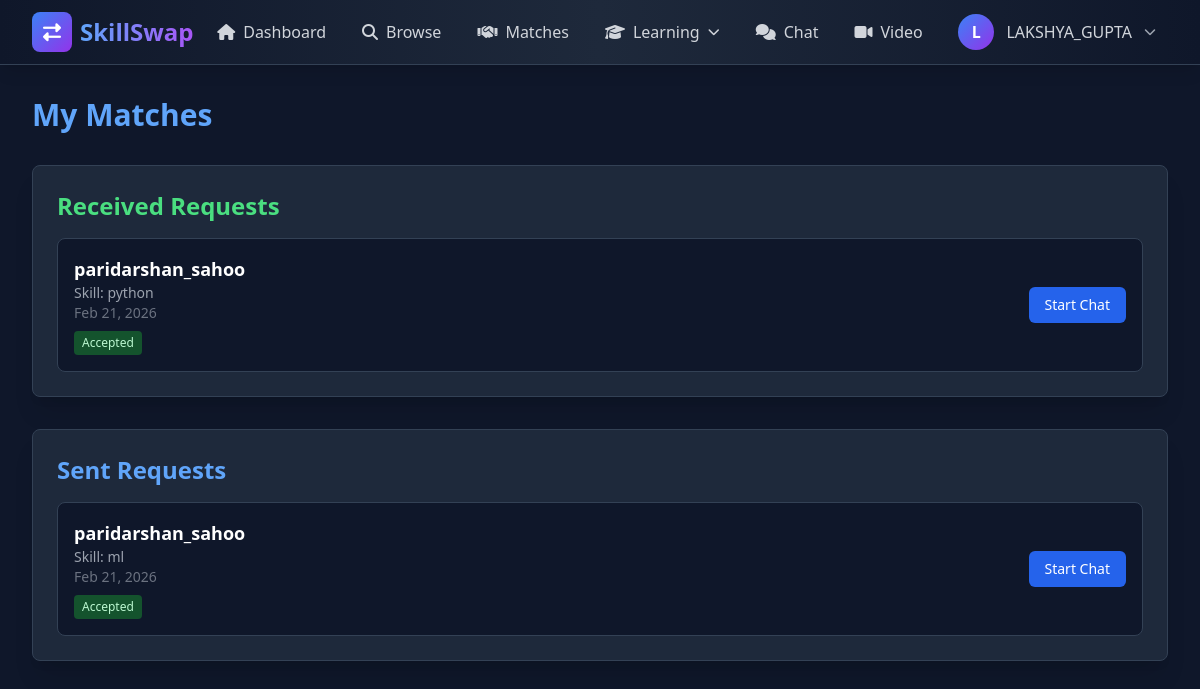
The app's page /dashboard/matches/ (signed in), older data.
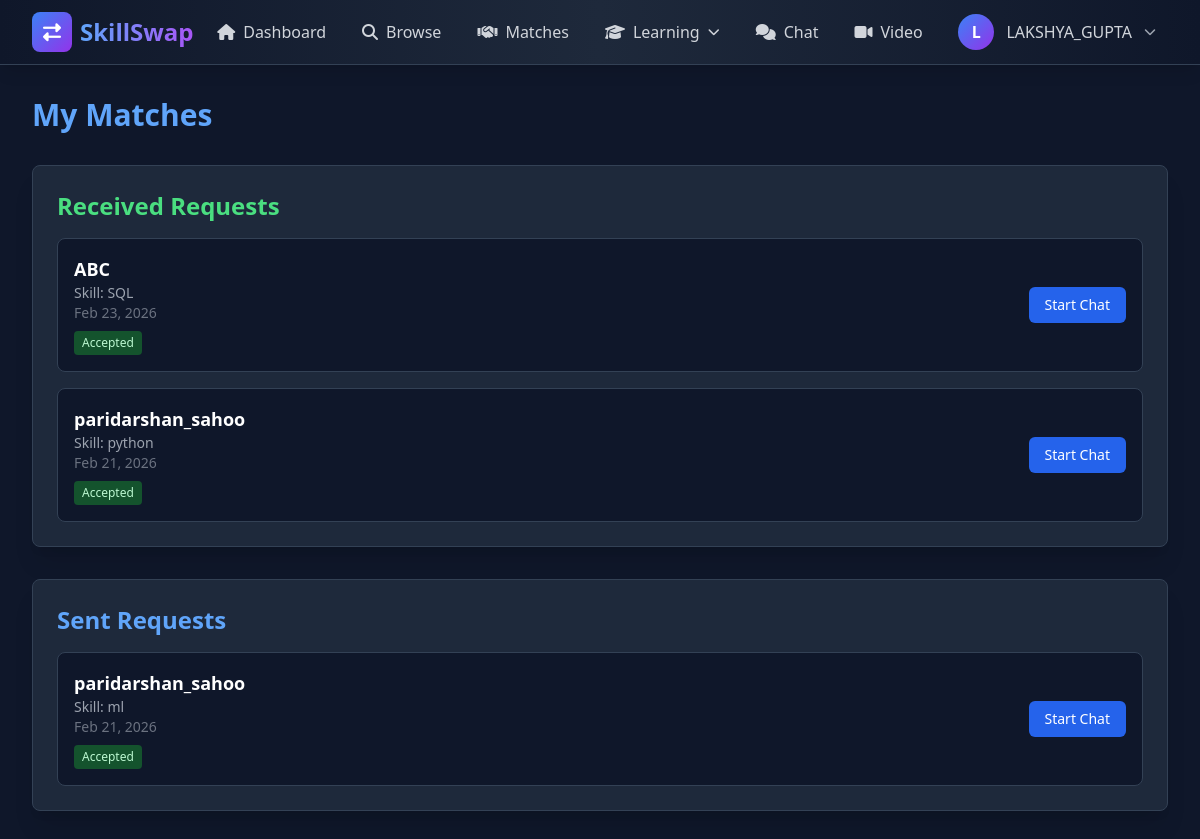
The same page, newer data.
### dashboard/models.py (models this page shows, shortened)
class SkillMatch(models.Model):
    user = models.ForeignKey(User, on_delete=models.CASCADE, related_name='matches_sent')
    matched_user = models.ForeignKey(User, on_delete=models.CASCADE, related_name='matches_received')
    skill = models.ForeignKey(Skill, on_delete=models.CASCADE)
    status = models.CharField(max_length=20, choices=(
        ('pending', 'Pending'),
        ('accepted', 'Accepted'),
        ('rejected', 'Rejected'),
    ), default='pending')
    created_at = models.DateTimeField(auto_now_add=True)
    class Meta:
        ordering = ['-created_at']
        unique_together = ['user', 'matched_user', 'skill']
        indexes = [
            models.Index(fields=['user', 'status']),
            models.Index(fields=['matched_user', 'status']),
        ]

### users/models.py (models this page shows, shortened)
class Skill(models.Model):
    SKILL_TYPES = (
        ('technical', 'Technical'),
        ('non_technical', 'Non-Technical'),
    )
    SKILL_LEVELS = (
        ('beginner', 'Beginner'),
        ('intermediate', 'Intermediate'),
        ('advanced', 'Advanced'),
        ('expert', 'Expert'),
    )
    user = models.ForeignKey(User, on_delete=models.CASCADE, related_name='skills')
    name = models.CharField(max_length=100)
    skill_type = models.CharField(max_length=20, choices=SKILL_TYPES)
    level = models.CharField(max_length=20, choices=SKILL_LEVELS)
    description = models.TextField()
    can_teach = models.BooleanField(default=False)
    want_to_learn = models.BooleanField(default=False)
    created_at = models.DateTimeField(auto_now_add=True)
    class Meta:
        ordering = ['-created_at']

### dashboard/views.py (the view)
# urls.py: path('matches/', views.my_matches, name='my_matches'),
@login_required
def my_matches(request):
    sent = SkillMatch.objects.filter(
        user=request.user
    ).exclude(status='rejected').select_related('matched_user', 'skill', 'matched_user__profile')
    received = SkillMatch.objects.filter(
        matched_user=request.user
    ).exclude(status='rejected').select_related('user', 'skill', 'user__profile')
    context = {
        'sent_matches': sent,
        'received_matches': received,
    }
    return render(request, 'dashboard/my_matches.html', context)

### dashboard/templates/dashboard/my_matches.html (shortened to what the changed rows need)
{% extends 'base.html' %}
{% block content %}
<div class="space-y-8">
    <h1 class="text-3xl font-bold text-blue-400">My Matches</h1>
    <div class="bg-dark-card rounded-lg shadow-xl p-6 border border-dark-border">
        <h2 class="text-2xl font-bold mb-4 text-green-400">Received Requests</h2>
        <div class="space-y-4">
            {% for match in received_matches %}
            <div class="bg-dark-bg border border-dark-border rounded-lg p-4">
                <div class="flex justify-between items-center">
                    <div>
                        <h3 class="text-lg font-semibold text-white">{{ match.user.username }}</h3>
                        <p class="text-sm text-gray-400">Skill: {{ match.skill.name }}</p>
                        <p class="text-sm text-gray-500">{{ match.created_at|date:"M d, Y" }}</p>
                        <span class="inline-block mt-2 text-xs px-2 py-1 rounded
                            {% if match.status == 'pending' %}bg-yellow-900 text-yellow-200
                            {% elif match.status == 'accepted' %}bg-green-900 text-green-200
                            {% else %}bg-red-900 text-red-200{% endif %}">
                            {{ match.get_status_display }}
                        </span>
                    </div>
                    {% if match.status == 'pending' %}
                    <div class="flex space-x-2">
                        <a href="{% url 'dashboard:accept_match' match.id %}"
                           class="bg-green-600 hover:bg-green-700 text-white px-4 py-2 rounded-md text-sm">
                            Accept
                        </a>
                        <a href="{% url 'dashboard:reject_match' match.id %}"
                           class="bg-red-600 hover:bg-red-700 text-white px-4 py-2 rounded-md text-sm">
                            Reject
                        </a>
                    </div>
                    {% elif match.status == 'accepted' %}
                    <a href="{% url 'chat:start_chat' match.user.id %}"
                       class="bg-blue-600 hover:bg-blue-700 text-white px-4 py-2 rounded-md text-sm">
                        Start Chat
                    </a>
                    {% endif %}
                </div>
            </div>
            {% empty %}
            <p class="text-gray-400 text-center py-4">No received requests.</p>
            {% endfor %}
        </div>
    </div>
    <div class="bg-dark-card rounded-lg shadow-xl p-6 border border-dark-border">
        <h2 class="text-2xl font-bold mb-4 text-blue-400">Sent Requests</h2>
        <div class="space-y-4">
            {% for match in sent_matches %}
            <div class="bg-dark-bg border border-dark-border rounded-lg p-4">
                <div class="flex justify-between items-center">
                    <div>
                        <h3 class="text-lg font-semibold text-white">{{ match.matched_user.username }}</h3>
                        <p class="text-sm text-gray-400">Skill: {{ match.skill.name }}</p>
                        <p class="text-sm text-gray-500">{{ match.created_at|date:"M d, Y" }}</p>
                        <span class="inline-block mt-2 text-xs px-2 py-1 rounded
                            {% if match.status == 'pending' %}bg-yellow-900 text-yellow-200
                            {% elif match.status == 'accepted' %}bg-green-900 text-green-200
                            {% else %}bg-red-900 text-red-200{% endif %}">
                            {{ match.get_status_display }}
                        </span>
                    </div>
                    {% if match.status == 'pending' %}
                    <a href="{% url 'dashboard:cancel_match' match.id %}"
                       class="bg-gray-600 hover:bg-gray-700 text-white px-4 py-2 rounded-md text-sm"
                       onclick="return confirm('Are you sure you want to cancel this request?');">
                        Cancel Request
                    </a>
                    {% elif match.status == 'accepted' %}
                    <a href="{% url 'chat:start_chat' match.matched_user.id %}"
                       class="bg-blue-600 hover:bg-blue-700 text-white px-4 py-2 rounded-md text-sm">
                        Start Chat
                    </a>
                    {% endif %}
                </div>
            </div>
            {% empty %}
            <p class="text-gray-400 text-center py-4">No sent requests.</p>
            {% endfor %}
        </div>
    </div>
</div>
{% endblock %}

Row changes from the older to the newer data that the page shows:
added SkillMatch: user.username "ABC", skill.name "SQL", created_at "Feb 23, 2026", status "Accepted", shows "Start Chat", shown under "Received Requests"
